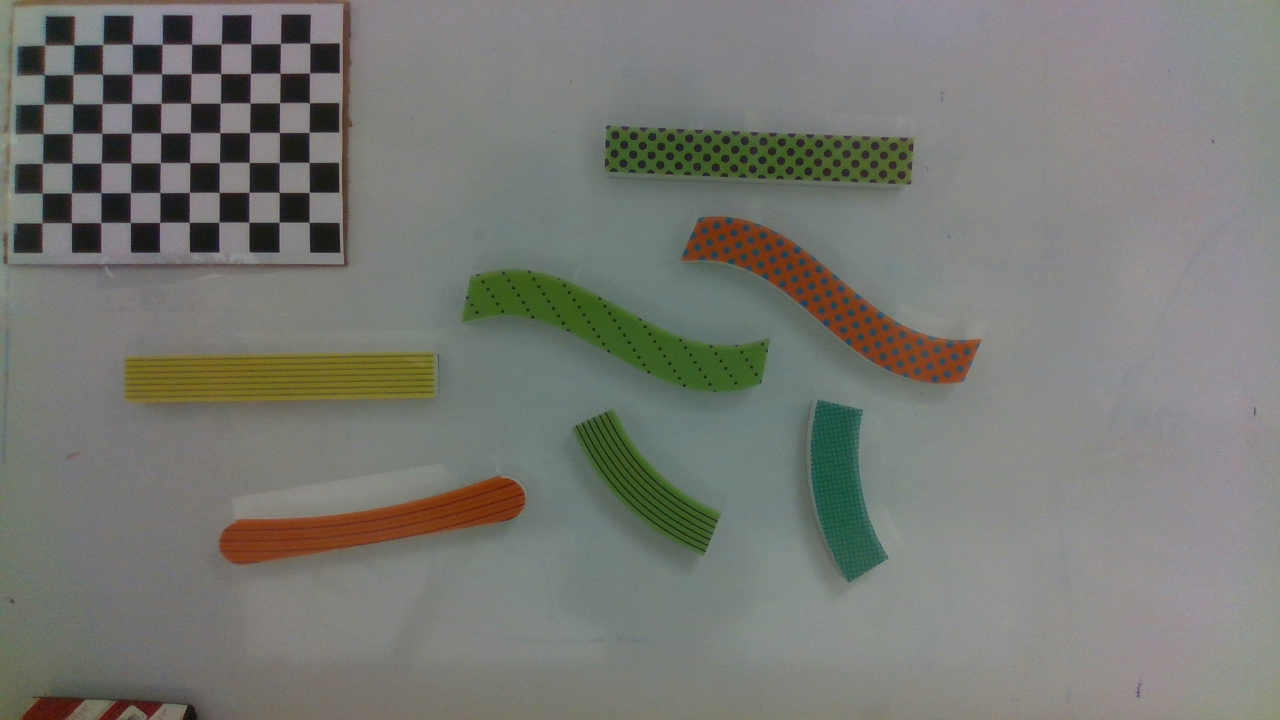
#> input picture test_imgs/all.png, 1280 x 720 px; its folder holds only this picture in this run
$ python attempt2.py   (Python 2 division)   (older library calls are emulated)
#> lines starting #> are read from the running program, lines starting #| are printed output that depends on the picture; after the words box and inside, x2 and y2 are one past the last pixel; in counts of white or black regions, pixels touching at a corner belong together
### Cali_Cam.py
import numpy as np
from numpy import linalg as LA
import math
import pdb

import cv2 as cv
import os
import glob

class Cali_Cam:
    def __init__(self, checker_size=24, num_row=7, num_col=10):
        self.checker_size = checker_size
        self.num_row = num_row
        self.num_col = num_col

    def extract_points(self, img, visualize=False):
        # returns target CB points and extracted CB points

        # termination criteria
        criteria = (cv.TERM_CRITERIA_EPS + cv.TERM_CRITERIA_MAX_ITER, 30, 0.001)

        # point container
        target_coord = np.zeros ((self.num_col*self.num_row, 3), np.float32)
        count = 0
        for i in range(0, self.num_col):
            for j in range(self.num_row-1, -1, -1):
                target_coord[count, 0] = i
                target_coord[count, 1] = j
                count += 1

        target_coord = target_coord*self.checker_size

        target_points = [] # 3d point in real world space
        img_points = [] # 2d points in image plane.

        gray = cv.cvtColor(img, cv.COLOR_BGR2GRAY)
        gray = gray[0:gray.shape[0]/2, 0:gray.shape[1]/2]  # for some reason, checkerboard cannot be detected in some pictures, cropping the image to its upper left quarter
        # cv.imshow('gray', gray)
        # cv.waitKey(0)
        # pdb.set_trace()

        ret, corners = cv.findChessboardCorners(gray, (self.num_row, self.num_col), None)
        pdb.set_trace()
        # If found, add object points, image points (after refining them)
        if ret == True:
            target_points.append(target_coord)
            corners2 = cv.cornerSubPix(gray, corners, (11,11), (-1,-1), criteria)
            img_points.append(corners)

            if visualize:
                # Draw and display the corners
                cv.drawChessboardCorners(img, (self.num_row, self.num_col), corners2, ret)
                cv.imshow('img', img)
                cv.waitKey(0)
                cv.destroyAllWindows()

        return target_points, img_points


    def CB_bounds(self, points):
        # unfortunately, returns the bottom left and upper right of the checkerboard
        # pdb.set_trace()

        CB_origin = points[0][0]
        CB_origin = np.squeeze(CB_origin, 0)
        CB_diagonal = points[0][-1]
        CB_diagonal = np.squeeze(CB_diagonal, 0)

        # needs tuning
        x_scale = self.checker_size/((CB_diagonal[0] - CB_origin[0])/(self.num_col - 1))
        y_scale = self.checker_size/((CB_origin[1] - CB_diagonal[1])/(self.num_row - 1))

        # scale = # of mm/pixel
        return CB_origin, CB_diagonal, x_scale, y_scale


    def camera_params(self, target_points, img_points, img):
        # get intrinsic and extrinsics

        gray = cv.cvtColor(img, cv.COLOR_BGR2GRAY)
        ret, intrinsic, dist, rotation, translation = cv.calibrateCamera(target_points, img_points, gray.shape[::-1], None, None)
        # [8 lines of commented-out code are left out]

        mat_intrin = np.array([[924.1445, 0,        0],  # from matlab
                               [0,        924.4962, 0],
                               [636.5713, 364.4404, 1]])
        mat_intrin = np.transpose(mat_intrin)  # representation is different

        # this is much better
        ret, rvecs, tvecs = cv.solvePnP(target_points[0], img_points[0], mat_intrin, None)
        cam_rot = cv.Rodrigues(rvecs)[0]
        cam_trans = np.matrix(cam_rot).T*np.matrix(tvecs)
        cam_trans = np.squeeze(cam_trans, axis=1)
        H = np.zeros((4,4))
        H[0:3, 0:3] = cam_rot
        H[0:3, 3] = cam_trans
        H[3,3] = 1

        return H, mat_intrin

### attempt2.py
import numpy as np
import cv2 as cv
import os
import Cali_Cam as cc
import requests
import pprint


TEST_IMGS_PATH = 'test_imgs/'
rect_lower = 0.89
small_arc_upper = 0.89
small_arc_lower = 0.83
bone_upper = 0.83
bone_lower = 0.75
big_arc_upper = 0.75
big_arc_lower = 0.65
goal_upper = 0.65
padding = 50


class Obstacle:
    def __init__(self, contour, area, moments, x_scale, y_scale, upper_left, z):
        hull = cv.convexHull(contour)
        hull_area = cv.contourArea(hull)
        self.solidity = float(area)/hull_area
        self.rect = cv.minAreaRect(contour)
        self.boundingRect = cv.boundingRect(contour)
        self.moments = moments
        self.cx = int(self.moments['m10']/self.moments['m00'])
        self.cy = int(self.moments['m01']/self.moments['m00'])
        self.x_scale = x_scale
        self.y_scale = y_scale
        self.cbx = upper_left[0]
        self.cby = upper_left[1]
        self.z = z
        self.inferType()

        # if negative angle, rotate wrist counter clockwise
        self.angle = self.rect[2] if self.rect[2] > - \
            45. else self.rect[2] + 90.  # just trust it

    def inferType(self):
        if self.solidity > rect_lower:
            self.type = 'long rectangle'
        elif self.solidity < goal_upper:
            self.type = 'goal'
        elif self.solidity < big_arc_upper and self.solidity > big_arc_lower:
            self.type = 'big arc'
        elif self.solidity < bone_upper and self.solidity > bone_lower:
            self.type = 'bone'
        elif self.solidity < small_arc_upper and self.solidity > small_arc_lower:
            self.type = 'small arc'
        else:
            self.type = 'WTF IS THIS?!?!?!?!'

    def visualize(self, pic):
        box = cv.boxPoints(self.rect)
        box = np.int0(box)
        cv.drawContours(pic, [box], 0, (0, 0, 255), 2)
        (x, y, w, h) = self.boundingRect
        cv.putText(pic, self.type, (x+w, y+h), cv.FONT_HERSHEY_SIMPLEX,
                   0.5, (0, 0, 255), 1, cv.LINE_AA)  # red text
        cv.putText(pic, str(self.angle), (x, y), cv.FONT_HERSHEY_SIMPLEX,
                   0.5, (0, 255, 0), 1, cv.LINE_AA)  # red text
        centroid = '(' + str(int((self.cx-self.cbx)*self.x_scale)) + ', ' + \
            str(int((self.cy-self.cby)*self.y_scale)) + \
            ', ' + str(int(self.z)) + ')'
        cv.putText(pic, centroid, (x+20, y+20), cv.FONT_HERSHEY_SIMPLEX,
                   0.5, (255, 0, 0), 1, cv.LINE_AA)  # red text


def composeEnv(obstacles):
    # Compose a json object to be used in optimizer
    global_dict = dict()
    o_list = []
    for o in obstacles:
        count = 0
        (x, y), (w, h), _ = o.rect

        # destination
        if o.type == 'goal':
            destination = {'x': (o.cx - o.cbx)*o.x_scale / 1000,
                           'y': (o.cy - o.cby)*o.y_Scale / 1000,
                           'width': w*o.x_scale / 1000,
                           'height': h*o.y_scale / 1000}
            global_dict['destination'] = destination

        else:
            # i know cx and cy is a better name but let me test this first
            o_dict = {'type': o.type,
                      'x': (o.cx - o.cbx)*o.x_scale / 1000,
                      'y': (o.cy - o.cby)*o.y_scale / 1000,
                      'width': w*o.x_scale / 1000,
                      'height': h*o.y_scale / 1000}
            o_list.append(o_dict)

    # obstacles
    global_dict['obstacles'] = o_list

    # number of obstacles
    global_dict['n_obstacles'] = len(obstacles)

    # bounds
    bounds = {'x': [-0.8, 0.8], 'y': [0, 1.6], 'rotation': [0, 31.4159265359]}
    global_dict['bounds'] = bounds

    # ball
    ball = {'radius': 0.01,
            'location': [-0.6, 1.5], 'linear_velocity': [0.3, -0.1]}
    global_dict['ball'] = ball

    return global_dict


def fitRectangles(pic, visualize=False):

    # calibrate camera first
    cam = cc.Cali_Cam()
    target_pts, image_pts = cam.extract_points(pic)
    cb_origin, cb_diagonal, x_scale, y_scale = cam.CB_bounds(
        image_pts)  # will be used later to mask out the checkerboard

    upper_left = np.array([cb_origin[0], cb_diagonal[1]]).astype(int)
    bottom_right = np.array([cb_diagonal[0], cb_origin[1]]).astype(int)

    H, intrinsic = cam.camera_params(target_pts, image_pts, pic)
    dist_z = H[2, 3]

    # extraction
    gray = cv.cvtColor(pic, cv.COLOR_BGR2GRAY)

    # bw image, white is region of interest
    t = np.ceil(0.42*256)
    # assign 1 to the regions that are above t
    ret, thresh = cv.threshold(gray, t, 1, cv.THRESH_BINARY_INV)

    # remove checkerboard regions
    # thresh[upper_left[1]-padding:bottom_right[1]+padding, upper_left[0]-padding:bottom_right[0]+padding] = 0
    thresh[0:bottom_right[1]+padding, 0:bottom_right[0]+padding] = 0

    # convert BGR to HSV
    hsv = cv.cvtColor(pic, cv.COLOR_BGR2HSV)
    hsv = cv.normalize(hsv.astype('float'), None, 0.0, 1.0, cv.NORM_MINMAX)
    h_const = 1.4010989010989023
    s_const = 1.0211670480549206

    # h channel to remove the shadow
    h_ch = hsv[:, :, 0]
    h_mask = (h_ch > 0.1).astype(np.uint8)

    # s channel to remove dirty whiteboard
    s_ch = hsv[:, :, 1]
    s_mask = (s_ch > 0.22).astype(np.uint8)

    mask = (thresh + h_mask + s_mask + s_mask) > 2
    mask = mask.astype(np.uint8)
    thresh = mask*thresh

    # post process thresh
    se = cv.getStructuringElement(cv.MORPH_ELLIPSE, (2, 2))
    thresh = cv.erode(thresh, se, iterations=5)

    se = cv.getStructuringElement(cv.MORPH_ELLIPSE, (10, 10))
    thresh = cv.morphologyEx(thresh, cv.MORPH_CLOSE, se)

    # median blur
    thresh = cv.medianBlur(thresh, 15).astype(np.uint8)

    # find contours
    im2, contours, hierarchy = cv.findContours(thresh, 1, 2)

    obstacles = []

    # good contours
    for c in contours:
        area = cv.contourArea(c)
        moments = cv.moments(c)
        if (area > 1000 and area < 150000):
            obstacles.append(
                Obstacle(c, area, moments, x_scale, y_scale, upper_left, dist_z))

    if visualize:
        for obs in obstacles:
            obs.visualize(pic)
        cv.imshow('thresh', thresh*255)
        cv.imshow("Contours", pic)
        cv.waitKey(0)

    return composeEnv(obstacles)


if __name__ == "__main__":
    img_names = os.listdir(TEST_IMGS_PATH)
    imgs = bb1 = [cv.imread(TEST_IMGS_PATH+name) for name in img_names]
#> imgs = 1 item; bb1 = 1 item

    imgs = cv.imread('all2.png')
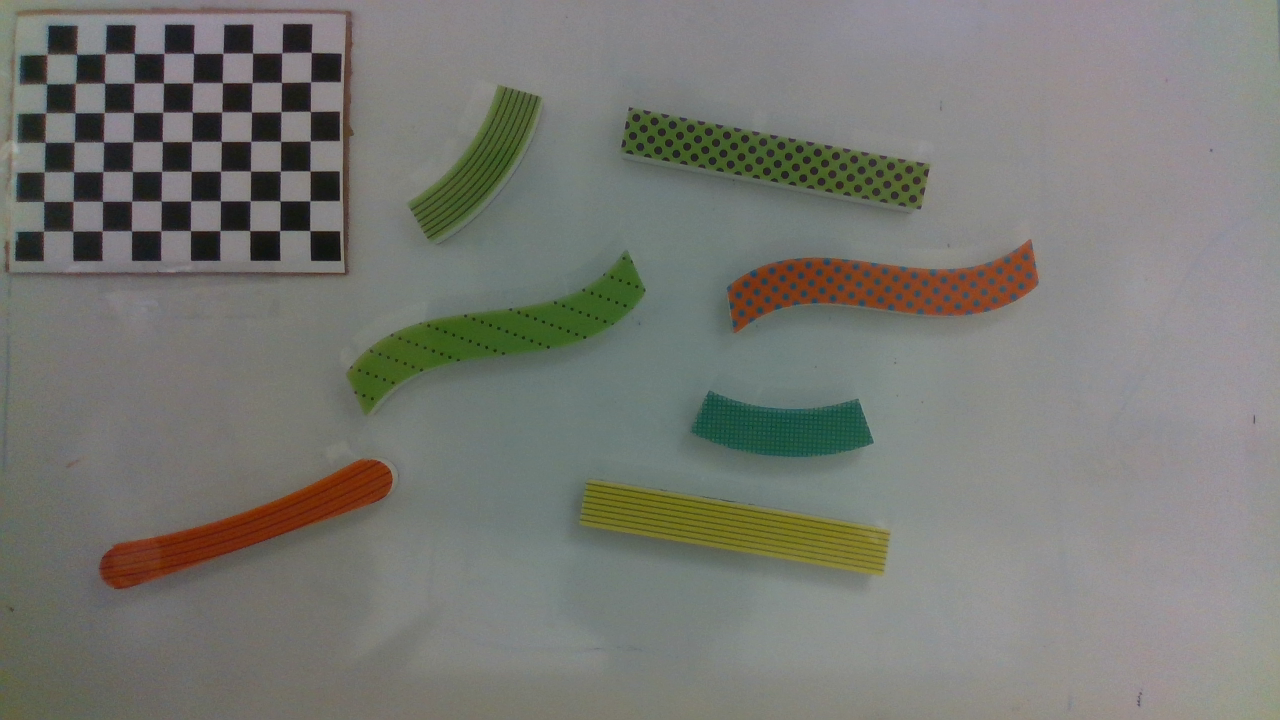
#> input picture all2.png, 1280 x 720 px
#> imgs is the input picture: shape (720, 1280, 3); mean B, G, R 115, 120.6, 119.8
    environment = fitRectangles(imgs, visualize=True)
#> in extract_points, `gray = gray[0:gray.shape[0]/2, 0:gray.shape[1]/2]`:
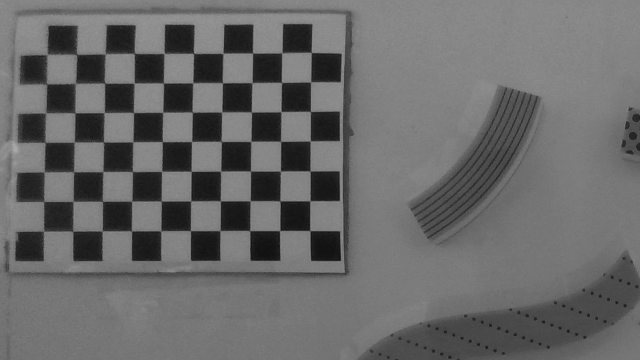
#> gray: shape (360, 640); min 17, max 171, mean 105.1
#> in extract_points, `ret, corners = cv.findChessboardCorners(gray, (self.num_row, self.num_..`: ret = True; corners = 70 rows, first 8: [43.69, 231.5], [43.29, 201.8], [44.18, 172], [44.68, 142.4], [46.08, 112.9], [46.52, 83.55], [47.8, 54.96], [72.44, 232]
#> in extract_points, `corners2 = cv.cornerSubPix(gray, corners, (11,11), (-1,-1), criteria)`: corners2 = 70 rows, first 8: [43.53, 231.1], [43.72, 201.4], [44.31, 171.8], [45.04, 142.4], [45.63, 112.9], [46.51, 83.88], [47.07, 54.46], [72.75, 231]
#> in fitRectangles, `target_pts, image_pts = cam.extract_points(pic)`: target_pts = 1 item
#> in CB_bounds, `CB_origin = points[0][0]`: CB_origin = [[43.53, 231.1]]
#> in CB_bounds, `CB_origin = np.squeeze(CB_origin, 0)`: CB_origin = [43.53, 231.1]
#> in CB_bounds, `CB_diagonal = points[0][-1]`: CB_diagonal = [[311.2, 52.38]]
#> in CB_bounds, `CB_diagonal = np.squeeze(CB_diagonal, 0)`: CB_diagonal = [311.2, 52.38]
#> in CB_bounds, `x_scale = self.checker_size/((CB_diagonal[0] - CB_origin[0])/(self.num..`: x_scale = 0.807
#> in CB_bounds, `y_scale = self.checker_size/((CB_origin[1] - CB_diagonal[1])/(self.num..`: y_scale = 0.806
#> in fitRectangles, `cb_origin, cb_diagonal, x_scale, y_scale = cam.CB_bounds( image_pts)`: cb_origin = [43.53, 231.1]; cb_diagonal = [311.2, 52.38]; x_scale = 0.807; y_scale = 0.806
#> in fitRectangles, `upper_left = np.array([cb_origin[0], cb_diagonal[1]]).astype(int)`: upper_left = [43, 52]
#> in fitRectangles, `bottom_right = np.array([cb_diagonal[0], cb_origin[1]]).astype(int)`: bottom_right = [311, 231]
#> in camera_params, `ret, intrinsic, dist, rotation, translation = cv.calibrateCamera(targe..`: ret = 0.19; intrinsic = [[2325.3, 0, 683.8], [0, 2262.8, 133.1], [0, 0, 1]]; dist = [[-0.457, 5.04, 0.0112, 0.0317, -24.58]]; rotation = ([-0.0715, -0.0702, -0.00189],); translation = ([-510.7, -66, 1780.7],)
#> in camera_params, `ret, rvecs, tvecs = cv.solvePnP(target_points[0], img_points[0], mat_i..`: ret = True; rvecs = [-0.0313, 0.0207, 0.000723]; tvecs = [-478.1, -251.4, 749.2]
#> in camera_params, `cam_rot = cv.Rodrigues(rvecs)[0]`: cam_rot = [[1, -0.00105, 0.0207], [0.000398, 1, 0.0313], [-0.0207, -0.0313, 0.999]]
#> in camera_params, `cam_trans = np.matrix(cam_rot).T*np.matrix(tvecs)`: cam_trans = [[-493.6], [-274.2], [730.9]]
#> in camera_params, `cam_trans = np.squeeze(cam_trans, axis=1)`: cam_trans = [[-493.6, -274.2, 730.9]]
#> in fitRectangles, `H, intrinsic = cam.camera_params(target_pts, image_pts, pic)`: H = [[1, -0.00105, 0.0207, -493.6], [0.000398, 1, 0.0313, -274.2], [-0.0207, -0.0313, 0.999, 730.9], [0, 0, 0, 1]]; intrinsic = [[924.1, 0, 636.6], [0, 924.5, 364.4], [0, 0, 1]]
#> in fitRectangles, `dist_z = H[2, 3]`: dist_z = 730.9
#> in fitRectangles, `ret, thresh = cv.threshold(gray, t, 1, cv.THRESH_BINARY_INV)`:
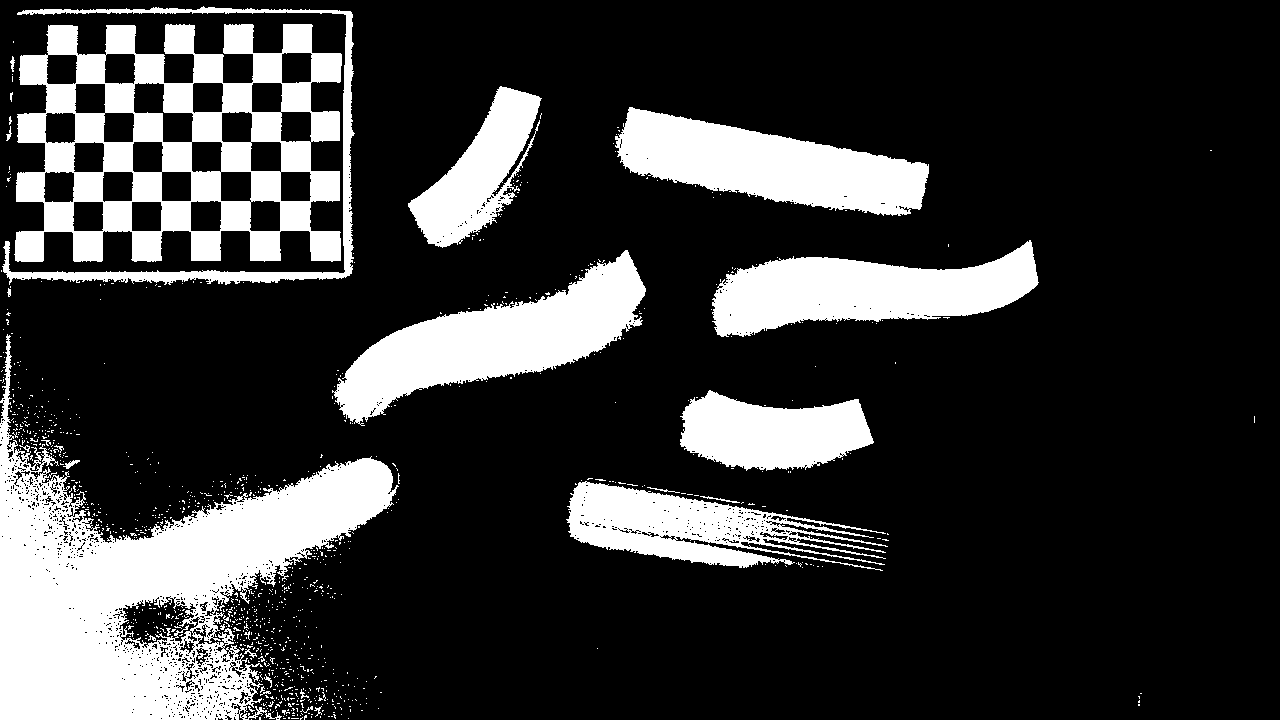
#> thresh: shape (720, 1280); values 0 (black) and 1 (white), 21.5% white; 1001 white regions (973 under 20 px), largest, box (x1, y1, x2, y2) and area: (0, 334, 399, 720) 58182, (14, 24, 342, 262) 38915, (332, 250, 646, 426) 21163
#> in fitRectangles, `ret, thresh = cv.threshold(gray, t, 1, cv.THRESH_BINARY_INV)`: ret = 108
#> in fitRectangles, `im2, contours, hierarchy = cv.findContours(thresh, 1, 2)`: contours = 9 contours; largest, box (x1, y1, x2, y2) and area: (353, 262, 644, 409) 12944, (735, 251, 1036, 325) 11300, (630, 119, 927, 206) 10604, (105, 464, 392, 590) 10516, (697, 399, 871, 459) 7017
#> the loop in fitRectangles, `for c in contours:` made 9 passes
#> (area, hull_area in Obstacle) on passes 3 to 5: (5209.5, 5572.5), (10515.5, 12644.5), (7017, 8145.5)
#> after the loop in fitRectangles, `for c in contours:`: obstacles = 7 items
#> the loop in fitRectangles, `for obs in obstacles:` made 7 passes
#> (box in visualize, x in visualize, y in visualize, w in visualize, h in visualize, centroid in visualize) on passes 1 to 5: ([[757, 550], [584, 524], [590, 487], [763, 513]], 587, 489, 175, 53, '(502, 373, 730)'), ([[112, 596], [98, 554], [383, 456], [397, 497]], 105, 464, 287, 126, '(166, 383, 730)'), ([[868, 462], [695, 453], [698, 397], [871, 406]], 697, 399, 174, 60, '(597, 304, 730)'), ([[364, 413], [344, 352], [632, 258], [652, 319]], 353, 262, 291, 147, '(367, 228, 730)'), ([[736, 326], [732, 267], [1033, 250], [1037, 309]], 735, 251, 301, 74, '(678, 190, 730)')
#> after the loop in fitRectangles, `for obs in obstacles:`:
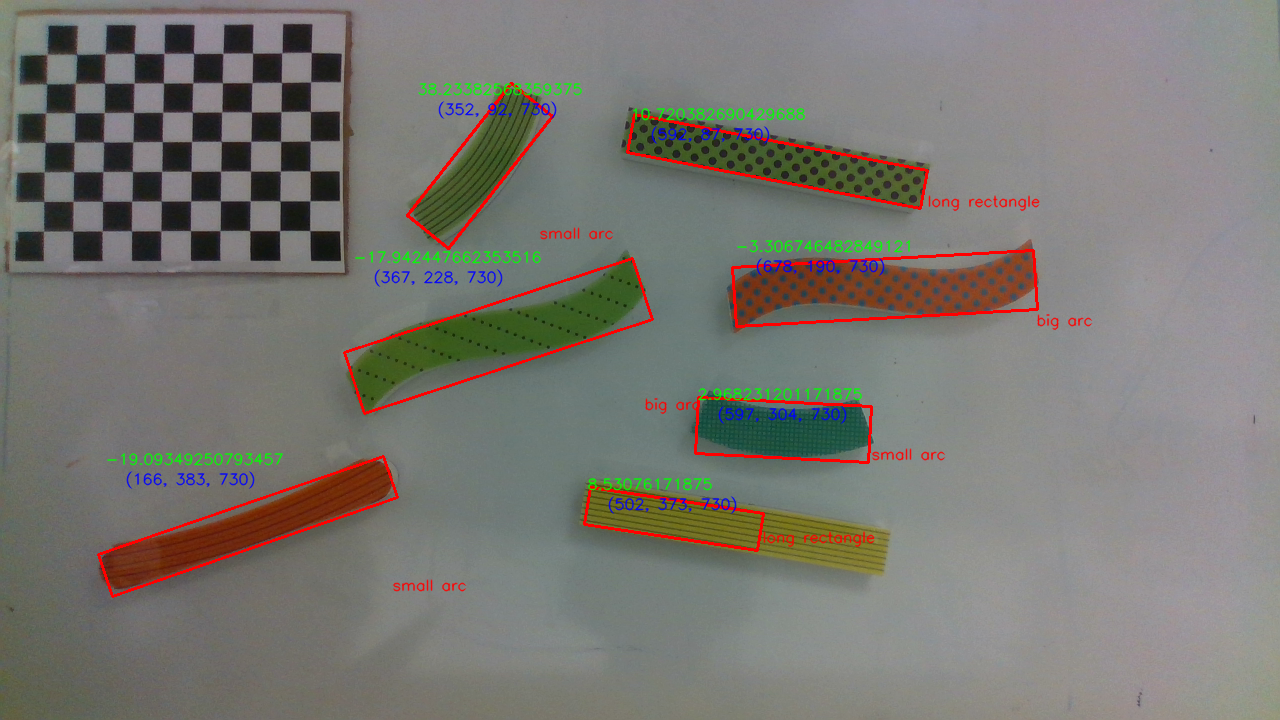
#> pic: shape (720, 1280, 3); 3.13% of pixels changed, all inside (x1, y1, x2, y2) = (97, 82, 1093, 598)
#> the loop in composeEnv, `for o in obstacles:` made 7 passes
#> (x, y, w, h) on passes 1 to 7: (674, 519.1, 37.98, 175.1), (248.1, 526.4, 301.7, 44.27), (783.6, 430.1, 55.35, 173.4), (498.5, 335.9, 303.3, 63.9), (885, 288.7, 301.3, 59.26), (777.4, 161.5, 38.86, 298.8), (480.2, 166.2, 168.1, 52.27)
#> after the loop in composeEnv, `for o in obstacles:`: global_dict = 0 items; o_list = 7 items
#> environment = 4 items
    pprint.pprint(environment)
#> (printed output is left out)
    # r = requests.post('http://localhost:5000/getpose', json=environment)
    # pprint.pprint(r.json())
    pass
